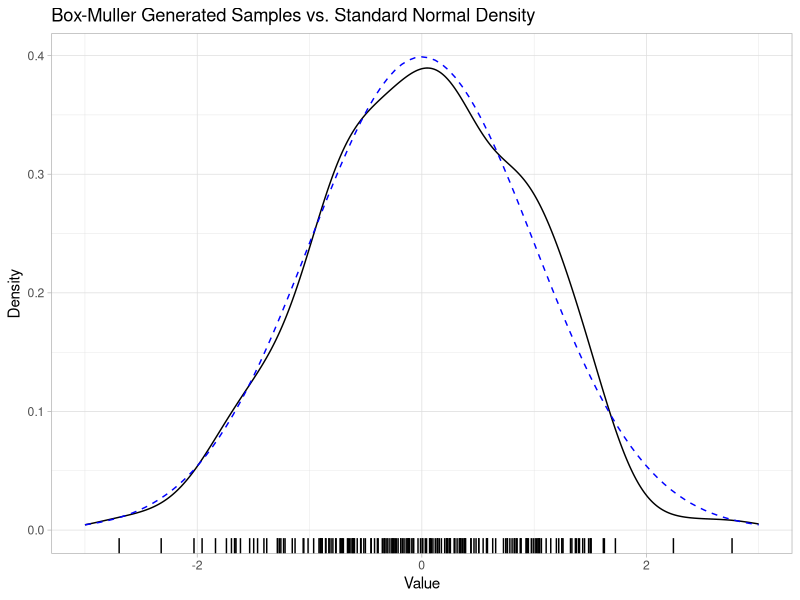

Write R code to recreate this figure.
## ---- chunk 1
knitr::opts_chunk$set(echo = TRUE)
## ---- chunk 2
box_muller <- function() {
  U <- runif(2)
  R <- -2 * log(U[[1]])
  Theta <- 2*pi*U[[2]]
  c(sqrt(R) * sin(Theta), sqrt(R) * cos(Theta))
}
## ---- chunk 3
set.seed(123)
X <- as.numeric(replicate(100, box_muller()))

# mean value
mean(X)
# variance
var(X)
## ---- chunk 4
library(ggplot2)

ggplot(as.data.frame(X), aes(X)) +
  geom_density() +
  geom_rug() +
  scale_x_continuous(limits = c(-3,3)) +
  stat_function(fun = dnorm, color = "blue", lty = "dashed") +
  labs(title = "Box-Muller Generated Samples vs. Standard Normal Density",
       x = "Value", y = "Density") +
  theme_light()
